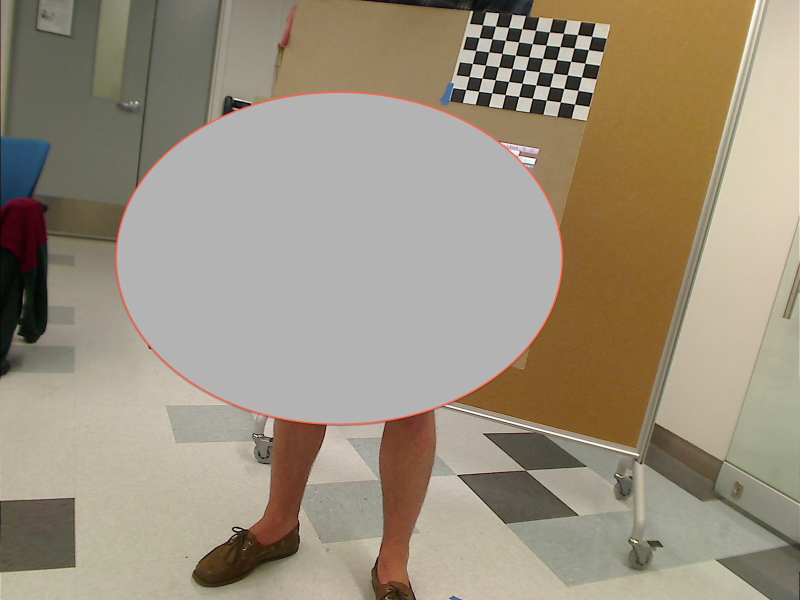
#> input picture 3D_Scanner/justPaper/0.jpg, 1600 x 1200 px (shown at 1/2 size)
$ python scan3D.py   (older library calls are emulated)
#> lines starting #> are read from the running program, lines starting #| are printed output that depends on the picture; after the words box and inside, x2 and y2 are one past the last pixel; in counts of white or black regions, pixels touching at a corner belong together
### 3D_Scanner/calibrate.py
#This program calibrates the projector-camera setup

import cv2
import numpy as np
from glob import glob

#This function finds the corners in the camera calib images and returns height, width, and
# object and cam-frame points
def getCamData(img_names):

    #dimensions of inner chessboard
    patternSize = (9,6)

    #dimensions of a square in meters
    squareSize = .0245

    numSquares = patternSize[0]*patternSize[1]

    #printed points in the object frame
    squareCornersList = []

    #printed points in the camera frame
    warpedCornersList = []

    #Get object frame points
    xc = np.arange(patternSize[0], dtype='float32')*squareSize
    yc = np.arange(patternSize[1], dtype='float32')*squareSize
    x, y = np.meshgrid(xc, yc)

    #go from 2D arry to 1D lists
    x = x.flatten().astype('float32')
    y = y.flatten().astype('float32')
    z = np.zeros_like(x)

    #the final list of object frame points
    squareCorners = np.vstack( (x,y,z) ).transpose().reshape((-1, 1, 3))

    vims = []
    for i in range(len(img_names)):

        #get calibration image
        img = cv2.imread(img_names[i],0)
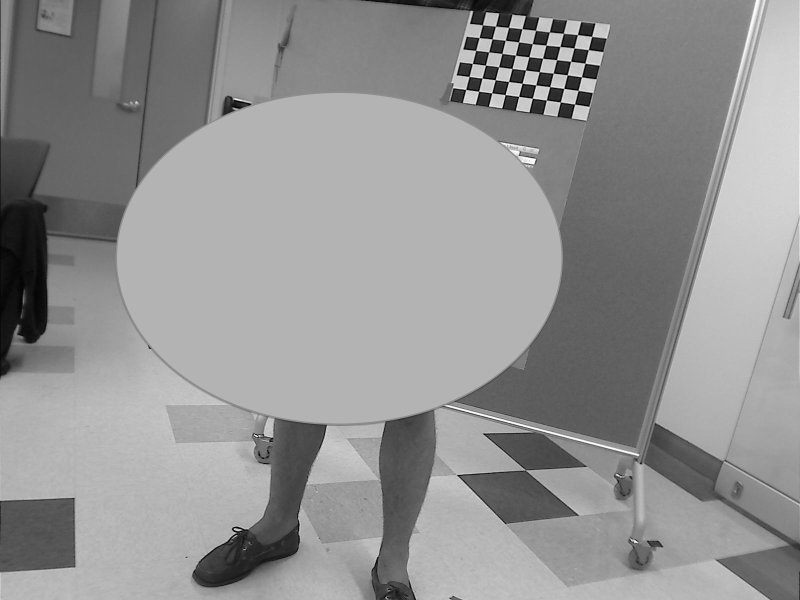
#> img: shape (1200, 1600) (shown at 1/2 size); min 0, max 255, mean 146.2

        #find those chessboard corners
        ret, warpedCorners = cv2.findChessboardCorners(img,
                                                       patternSize,
                                                       flags = cv2.CALIB_CB_ADAPTIVE_THRESH)
#> ret = True; warpedCorners = 54 rows, first 8: [972, 59], [981, 60], [1025, 63], [1044.7, 58.01], [1071.7, 60.96], [1099.3, 64.44], [1127.2, 67.04], [1155.5, 69.52]

        #add the same square object frame corners to our list
        squareCornersList.append(squareCorners.astype('float32'))

        #add the camera frame corners to our list
        warpedCornersList.append(warpedCorners.astype('float32'))

        #the following 8 lines exist for testing purposes
        vis = cv2.cvtColor(img, cv2.COLOR_GRAY2BGR)
        cv2.drawChessboardCorners(vis, patternSize, warpedCorners, ret)
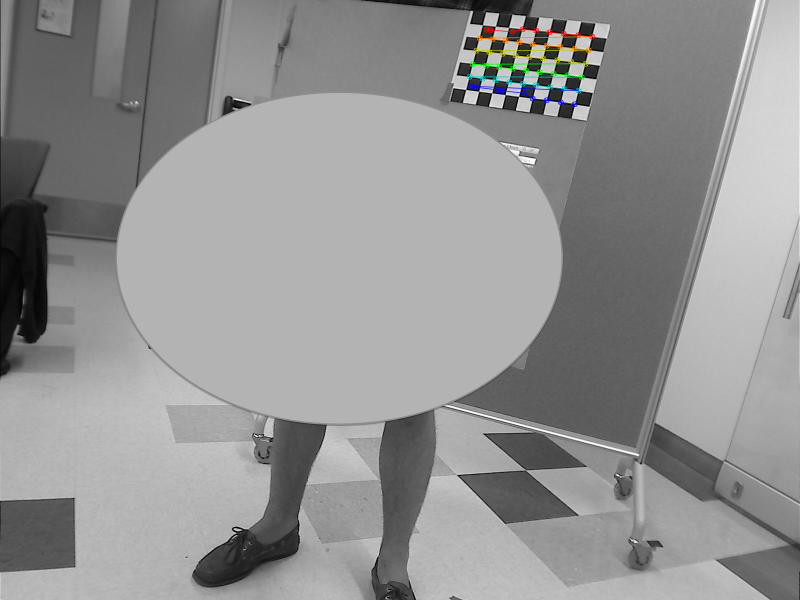
#> vis: shape (1200, 1600, 3) (shown at 1/2 size); mean B, G, R 146, 146.2, 146.2

        center = ( int(warpedCorners[-1,0,0]), int(warpedCorners[-1,0,1]) )
#> center = (1149, 208)
        center2 = ( int(warpedCorners[5,0,0]), int(warpedCorners[5,0,1]) )
#> center2 = (1099, 64)

        cv2.circle(vis, center, 10, (255, 0, 255), 2, cv2.CV_AA)
#> vis: shape (1200, 1600, 3); 0.02% of pixels changed, all inside (x1, y1, x2, y2) = (1137, 196, 1162, 221)
        cv2.circle(vis, center2, 10, (255, 0, 255), 2, cv2.CV_AA)
#> vis: shape (1200, 1600, 3); mean B, G, R 146.1, 146.2, 146.2

        vims.append(vis)
#> pass 2 of the loop in getCamData, `for i in range(len(img_names)):`:
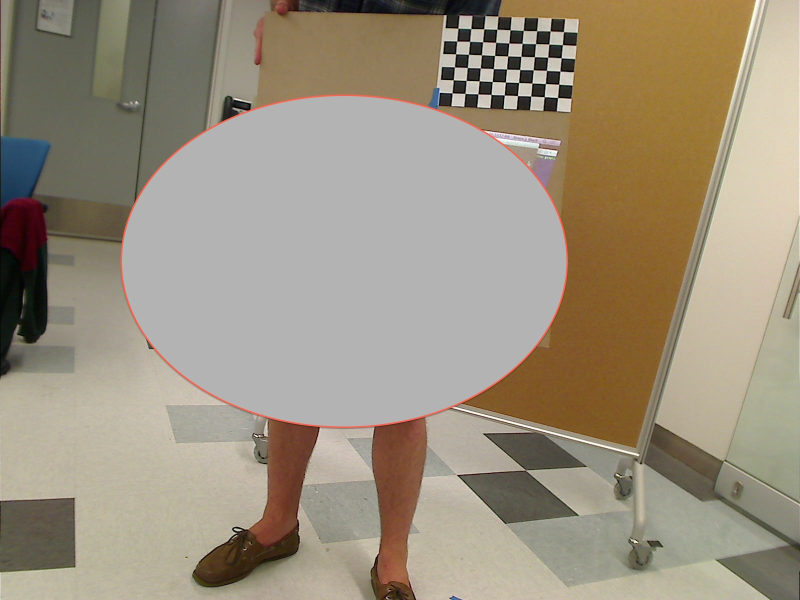
#> input picture 3D_Scanner/justPaper/1.jpg, 1600 x 1200 px (shown at 1/2 size)
#> in getCamData, `img = cv2.imread(img_names[i],0)`:
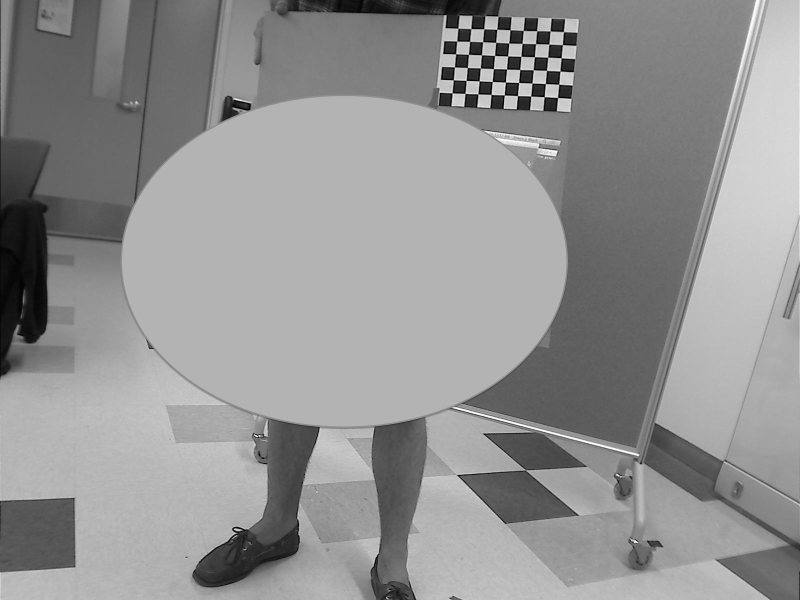
#> img: shape (1200, 1600) (shown at 1/2 size); min 0, max 255, mean 146.1
#> warpedCorners = 54 rows, first 8: [922, 62], [942.4, 57.87], [968.4, 58.26], [994.3, 58.94], [1020.7, 60.48], [1046.8, 61.12], [1074.1, 62.18], [1100.7, 62.32]
#> in getCamData, `cv2.drawChessboardCorners(vis, patternSize, warpedCorners, ret)`:
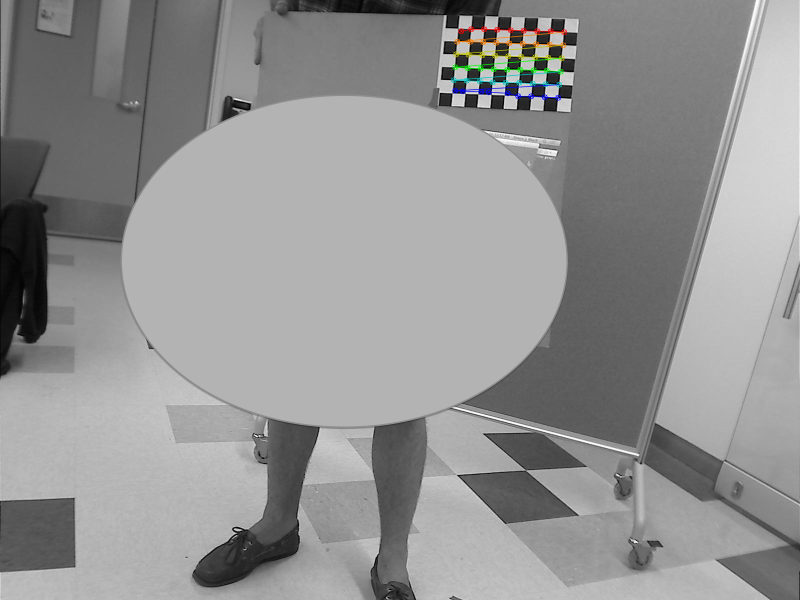
#> vis: shape (1200, 1600, 3) (shown at 1/2 size); mean B, G, R 146, 146.1, 146.1
#> center = (1115, 195)
#> center2 = (1046, 61)
#> pass 3 of the loop in getCamData, `for i in range(len(img_names)):`:
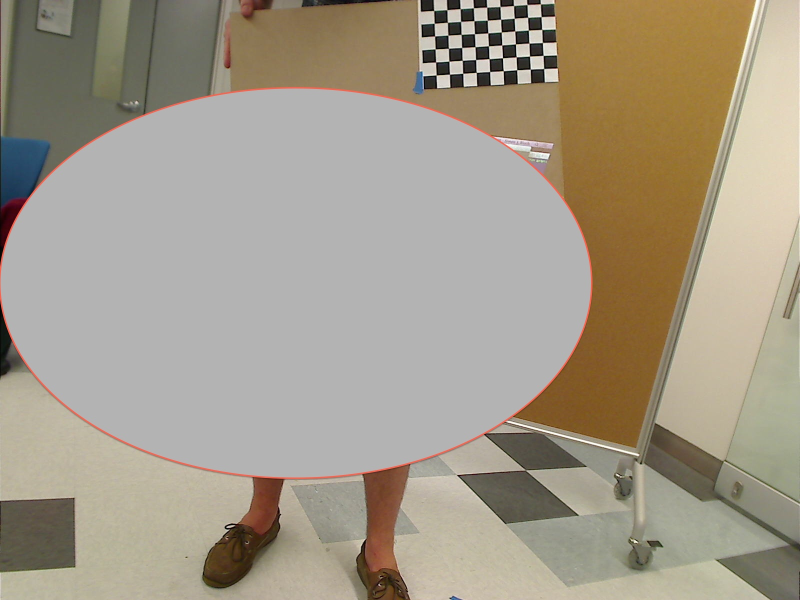
#> input picture 3D_Scanner/justPaper/5.jpg, 1600 x 1200 px (shown at 1/2 size)
#> in getCamData, `img = cv2.imread(img_names[i],0)`:
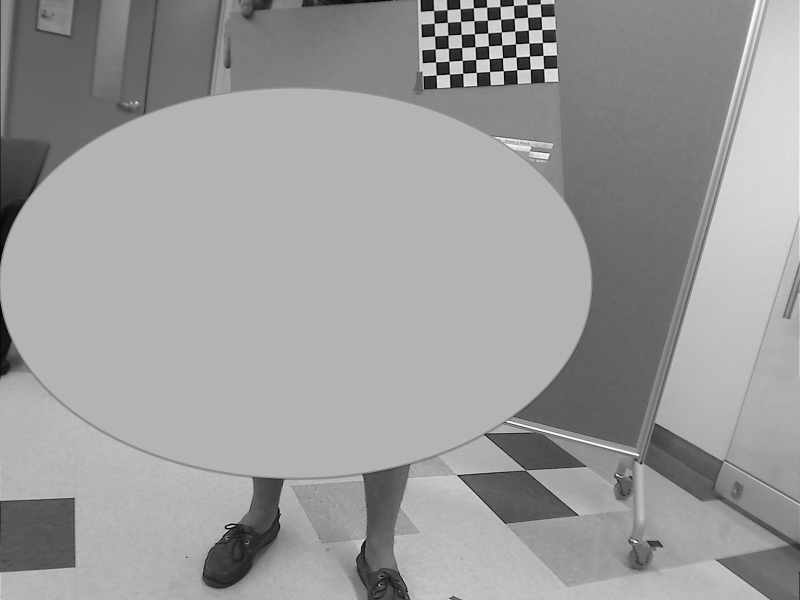
#> img: shape (1200, 1600) (shown at 1/2 size); min 0, max 255, mean 154.9
#> ret = False; warpedCorners = 54 rows, first 8: [868, 21.5], [894.5, 20], [921, 18], [947.5, 16], [974, 14.5], [1000.5, 13.5], [1027, 12], [1054.5, 10]
#> in getCamData, `cv2.drawChessboardCorners(vis, patternSize, warpedCorners, ret)`:
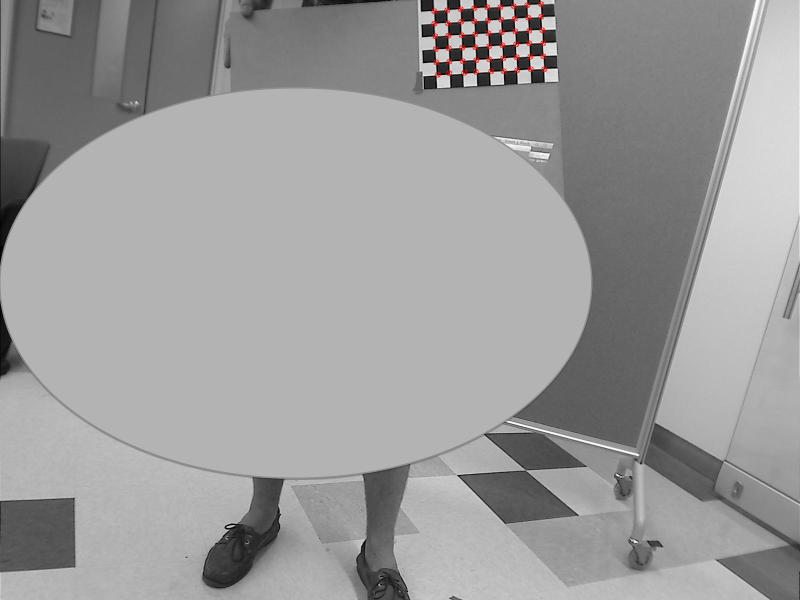
#> vis: shape (1200, 1600, 3) (shown at 1/2 size); mean B, G, R 154.7, 154.7, 155.2
#> center = (1088, 138)
#> center2 = (1000, 13)

    ###
    ### for testing
    ###
    #    for i in range(len(vims)):
    #
    #        pic = vims[i]
    #        cv2.imshow('win', pic)
    #        cv2.waitKey()

    hC,wC = img.shape
#> hC = 1200; wC = 1600

    #return image dimensons and both vectors of vectors of points
    return (hC,wC,squareCornersList,warpedCornersList)

#This function obtains a plane homography mapping one space to another
#   -Takes in K, R, and t
# [12 lines left out: function plane_homog_from_KRt, not called in this run]

#Calibrate the camera
def camCalib(hC,wC,squareCornersList,warpedCornersList):

    #Run calibrate camera on those points from earlier and get a bunch of useful data
    # including K_cam and the rvecs and tvecs (rotation and translation vectors)
    camError, K_cam, dists_cam, rvecs, tvecs = cv2.calibrateCamera(squareCornersList,
                                                               warpedCornersList,
                                                               (wC,hC))

    #Manipulate those vectors so they're useful
    rvecs = tuple(rvecs)
    rvecs = np.concatenate(rvecs,1)
    rvecs = np.transpose(rvecs)

    tvecs = tuple(tvecs)
    tvecs = np.concatenate(tvecs,1)
    tvecs = np.transpose(tvecs)

    return (K_cam,dists_cam,rvecs,tvecs)

#Get the homography that maps the object frame points to the camera frame and vice-versa
# [121 lines left out: functions getHomogsOC, getProjData, projCalib, not called in this run]


"""
    Program description - Matt Zucker:

    Take n images. In each image, we can see two chessboards on the same
    plane: one printed onto the plane, and one projected from the projector.

    1) For each image, find the chessboard corners for the printed
    chessboard. You will also need to know the object-frame (i.e. relative
    to the corner of the poster board) coordinates of these chessboard
    corners. Send *all* of these n sets of point correspondences to
    cv2.calibrateCamera to obtain:

    - an intrinsic parameter matrix for the camera.

    - for each pose of the board, you get a rotation vector and
    translation vector as well (you will convert the rotation vector
    to a matrix with cv2.Rodrigues)

    2) Now for each image i:


    2a) Use the R, t pair along with the camera intrinsics to compute a
    homography which maps the sensor plane of the camera to the 2D
    object-frame coordinate system (i.e. the xy grid of the
    posterboard). (This is the thing that is labeled H_obj_from_cam
    below).

    2b) Now for each image i, find the chessboard corners for the
    projected chessboard. Use the homography to map their pixel
    locations on the sensor plane to the 2D plane (object frame)
    coordinates of each corner.

    3) You can now call cv2.calibrateCamera using the object points which
    are the 3D-ified things from step 2b, and the image points which are
    the original locations of the chessboard corners in the projected
    image (these should be on a regular grid in image space). In this
    program, the image points here are referred to by
    proj_img_points_proj.  From this you will get the intrinsic parameter
    matrix for the projector.

    4) Finally, you can call cv2.stereoCalibrate using the object points
    which again are the 3D-ified things from step 2b, the camera 1 points
    are the image sensor locations of the projected chessboard corners
    (proj_img_points_cam in this program), the camera 2 points are the
    projector plane locations of the points (proj_img_points_proj). This will
    hand you back the extrinsic parameters of the projector R, t.

"""
def main():
    #get image names
    paper_names = glob("justPaper/*.jpg")
    proj_names = glob("justProj/*.jpg")

    n = len(paper_names)

    # Get camera data
    hC,wC,squareCornersList,warpedCornersList = getCamData(paper_names)
#> hC = 1200; wC = 1600; squareCornersList = 3 items; warpedCornersList = 3 items

    #Step 1: Calibrate camera
    K_cam,dists_cam,rvecs,tvecs = camCalib(hC,wC,squareCornersList,warpedCornersList)

    #Step 2a: Get homographies between object frame and camera frame
    HsFromO,HsFromC = getHomogsOC(rvecs,tvecs,K_cam)

    #Step 2b: Get projector data and projector-frame points
    projCornersProjList,(hP,wP) = getProjData(n)

    #Step 3&4: Calibrate projector and run stereocalibrate to get R and t
    data = projCalib(hP, wP, (wC,hC), K_cam, dists_cam, proj_names, HsFromC,
                     projCornersProjList)

    #Return that data
    return data

calibData = main()

### 3D_Scanner/scan3D.py
######################################################
#@@@@@@@@@@@@@@@@@@@@@@@@@@@@@@@@@@@@@@@@@@@@@@@@@@@@#
#@                        ___________               @#
#@                       |____ |  _  \              @#
#@   ___  ___ __ _ _ __      / / | | |_ __  _   _   @#
#@  / __|/ __/ _` | '_ \     \ \ | | | '_ \| | | |  @#
#@  \__ \ (_| (_| | | | |.___/ / |/ /| |_) | |_| |  @#
#@  |___/\___\__,_|_| |_|\____/|___(_) .__/ \__, |  @#
#@                                   | |     __/ |  @#
#@                                   |_|    |___/   @#
#@                                                  @#
#@@@@@@@@ by Simon J. Bloch and Gibson Cook @@@@@@@@@#
######################################################

import cv2
import numpy as np

#Run calibrate.py and get data
#> (the run stopped early here; a loop or call above may not have finished)
